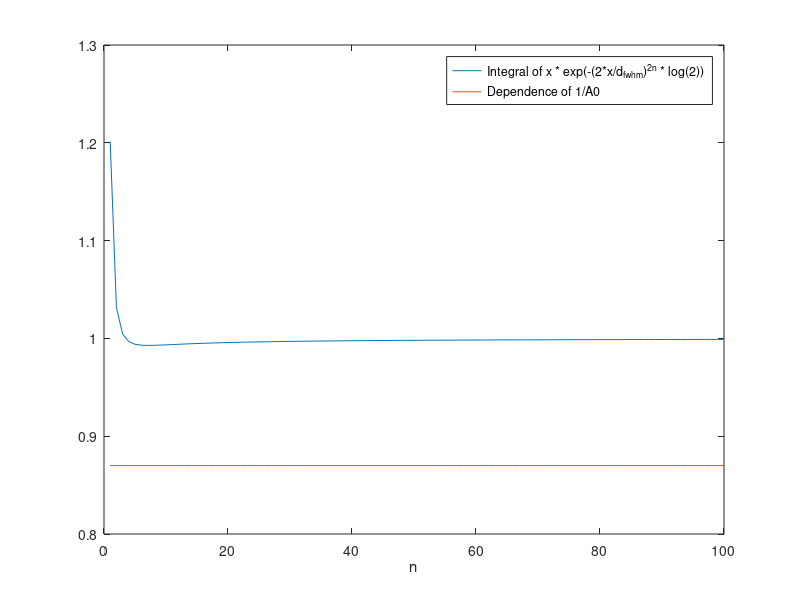

Recreate this plot in MATLAB.
n = 1;
d_fwhm = 100e-6;
fun = {};

for n = 1:100
    fun{n} = @(x) x/(d_fwhm)^2 .* exp(-(2*x/d_fwhm).^(2*n) * log(2));
    fun{n} = integral(fun{n}, 0, Inf);
end
fun_values = cell2mat(fun);

for n = 1:100
    A0(n) = sqrt(gamma(1/n)/(n*log(2)^(1/n)));
end

plot(A0)
hold on
plot(fun_values + 1 - .13);
legend('Integral of x * exp(-(2*x/d_{fwhm})^{2n} * log(2))', 'Dependence of 1/A0');
xlabel('n');

